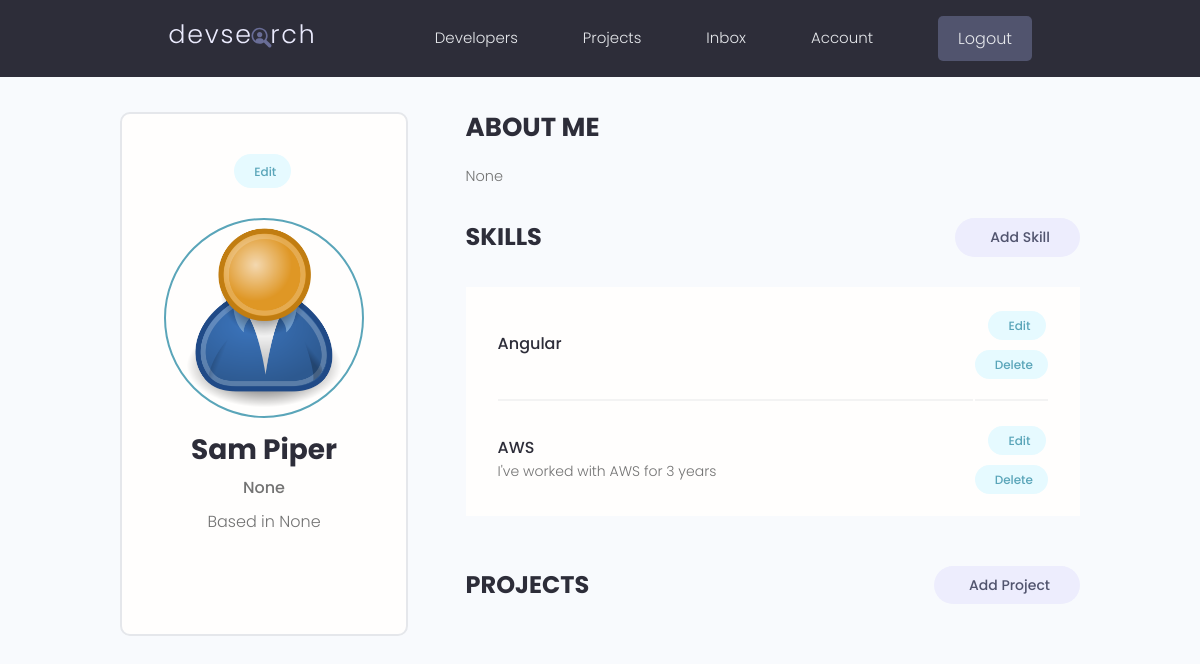
Page /account/ (signed in) on the earlier database version.
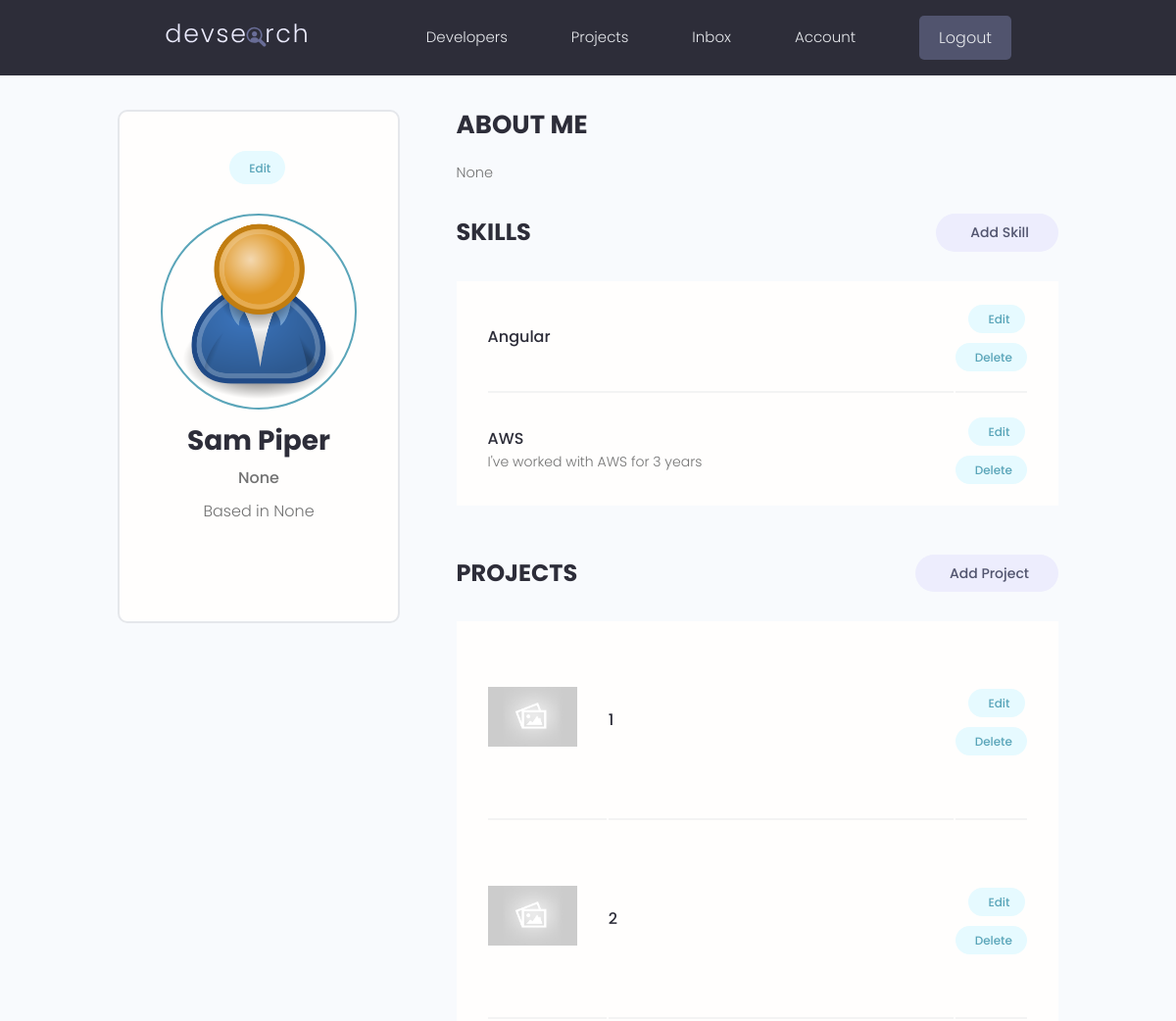
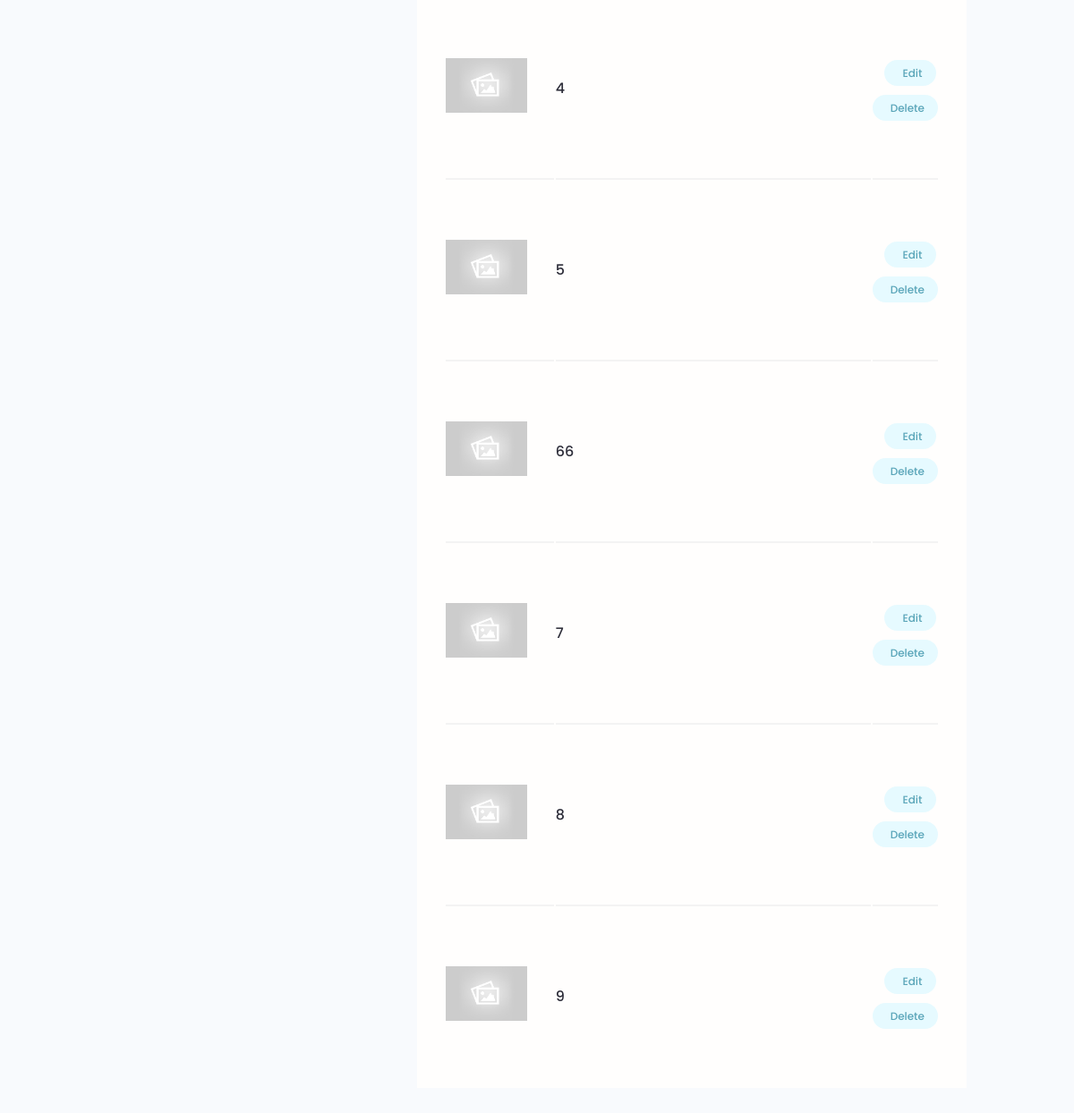
Same page on the later database version (2 pictures, top to bottom).
### users/models.py (models this page shows, shortened)
class Profile(models.Model):
    user = models.OneToOneField(User, on_delete=models.CASCADE, null=True, blank=True)
    name = models.CharField(max_length=200, blank=True, null=True)
    email = models.EmailField(max_length=300, blank=True, null=True)
    username = models.CharField(max_length=200, blank=True, null=True)
    location = models.CharField(max_length=200, blank=True, null=True)
    short_intro = models.CharField(max_length=200, blank=True, null=True)
    bio = models.TextField(blank=True, null=True)
    profile_image = models.ImageField(null=True, blank=True, upload_to= 'profiles/', default='profiles/user-default.png')
    social_github = models.CharField(max_length=200, blank=True, null=True)
    social_twitter = models.CharField(max_length=200, blank=True, null=True)
    social_linkedin = models.CharField(max_length=200, blank=True, null=True)
    social_youtube = models.CharField(max_length=200, blank=True, null=True)
    social_website = models.CharField(max_length=200, blank=True, null=True)
    created = models.DateTimeField(auto_now_add=True)
    id = models.UUIDField(default=uuid.uuid4, unique=True, primary_key=True, editable=False)

class Skill(models.Model):
    owner = models.ForeignKey(Profile, on_delete=models.CASCADE, null=True, blank=True)
    name = models.CharField(max_length=200, blank=True, null=True)
    description = models.TextField(blank=True, null=True)
    created = models.DateTimeField(auto_now_add=True)
    id = models.UUIDField(default=uuid.uuid4, unique=True, primary_key=True, editable=False)

### projects/models.py (models this page shows, shortened)
class Project(models.Model):
    owner = models.ForeignKey(Profile, null=True, blank=True, on_delete=models.SET_NULL)
    title = models.CharField(max_length=200)
    description = models.TextField(null=True, blank=True) # null is for the DB and blank is for the
    featured_image = models.ImageField(null=True, blank=True, default="default.jpg")
    demo_link = models.CharField(max_length=2000, null=True, blank=True)
    source_link = models.CharField(max_length=2000, null=True, blank=True)
    tags = models.ManyToManyField('Tag', blank=True)
    vote_total = models.IntegerField(default=0, null=True, blank=True)
    vote_ratio = models.IntegerField(default=0, null=True, blank=True)
    created = models.DateTimeField(auto_now_add=True)
    id = models.UUIDField(default=uuid.uuid4, unique=True, primary_key=True, editable=False)
    class Meta:
        ordering = ['-vote_ratio', '-vote_total', 'title']

### users/views.py (the view)
# urls.py: path('account/', views.userAccount, name='account'),
@login_required(login_url="login")
def userAccount(request):
    profile = request.user.profile
    projects = profile.project_set.all()
    skills = profile.skill_set.all()
    context = {'profile': profile, 'skills': skills, 'projects': projects }
    return render(request, 'users/account.html', context)

### users/templates/users/account.html (shortened to what this page needs)
{% extends 'main.html' %}
{% block content %}
  <main class="settingsPage profile my-md">
    <div class="container">
      <div class="layout">
        <div class="column column--1of3">
          <div class="card text-center">
            <div class="card__body dev">
              <a class="tag tag--pill tag--main settings__btn" href="{% url 'edit-account' %}"> Edit</a>
              <img class="avatar avatar--xl dev__avatar" src="{{ profile.profile_image.url }}" />
              <h2 class="dev__name">{{ profile.name }}</h2>
              <p class="dev__title">{{ profile.short_intro }}</p>
              <p class="dev__location">Based in {{profile.location}}</p>
            </div>
          </div>
        </div>
        <div class="column column--2of3">
          <div class="devInfo">
            <h3 class="devInfo__title">About Me</h3>
            <p class="devInfo__about">{{ profile.bio }}</p>
          </div>
          <div class="settings">
            <h3 class="settings__title">Skills</h3>
            <a class="tag tag--pill tag--sub settings__btn tag--lg" href="{% url 'create-skill' %}"> Add Skill</a>
          </div>
          <table class="settings__table">
            {% for skill in skills %}
            <tr>
              <td class="settings__tableInfo">
                <h4>{{skill.name}}</h4>
                <p>{{skill.description}}</p>
              </td>
              <td class="settings__tableActions">
                <a class="tag tag--pill tag--main settings__btn" href="{% url 'update-skill' skill.id %}"> Edit</a>
                <a class="tag tag--pill tag--main settings__btn" href="{% url 'delete-skill' skill.id %}?next=/account">
                  Delete</a>
              </td>
            </tr>
            {% endfor %}
          </table>
          <div class="settings">
            <h3 class="settings__title">Projects</h3>
            <a class="tag tag--pill tag--sub settings__btn tag--lg" href="{% url 'create-project' %}"> Add Project</a>
          </div>
          <table class="settings__table">
            {% for project in projects %}
              <tr>
                <td class="settings__thumbnail">
                  <a href="{% url 'project' project.id %}"><img src="{{project.featured_image.url}}" alt="Project Thumbnail" /></a>
                </td>
                <td class="settings__tableInfo">
                  <a href="{% url 'project' project.id %}">{{ project.title }}</a>
                </td>
                <td class="settings__tableActions">
                  <a class="tag tag--pill tag--main settings__btn" href="{% url 'update-project' project.id %}"> Edit</a>
                  <a class="tag tag--pill tag--main settings__btn" href="{% url 'delete-project' project.id%}?next=/account">
                    Delete</a>
                </td>
              </tr>
            {% endfor %}
          </table>
        </div>
      </div>
    </div>
  </main>
  {% endblock %}

### templates/main.html (shortened to what this page needs)
<!DOCTYPE html>
{% load static %}
<html lang="en">
<head>
    <link rel="stylesheet" href="https://cdn.iconmonstr.com/1.3.0/css/iconmonstr-iconic-font.min.css" />
    <link rel="stylesheet" href="{% static 'uikit/styles/uikit.css' %}" />
    <link rel="stylesheet" href="{% static 'styles/app.css' %}" />
</head>
<body>
    {% include 'nav-bar.html' %}
    {% block content %}
    {% endblock content %}
</body>
</html>

### templates/nav-bar.html (shortened to what this page needs)
{% load static %}
  <header class="header">
    <div class="container container--narrow">
      <a href="{% url 'profiles' %}" class="header__logo">
        <img src="{% static 'images/logo.svg' %}" alt="DevSearch Logo" />
      </a>
      <nav class="header__nav">
        <ul class="header__menu">
          <li class="header__menuItem"><a href="{% url 'profiles' %}">Developers</a></li>
          <li class="header__menuItem"><a href="{% url 'projects' %}">Projects</a></li>
          {% if request.user.is_authenticated %}
          <li class="header__menuItem"><a href="{% url 'inbox' %}">Inbox</a></li>
          <li class="header__menuItem"><a href="{% url 'account' %}">Account</a></li>
          <li class="header__menuItem"><a href="{% url 'logout' %}" class="btn btn--sub">Logout</a></li>
          {% else %}
          <li class="header__menuItem"><a href="{% url 'login' %}" class="btn btn--sub">Login/Sign Up</a></li>
          {% endif %}
        </ul>
      </nav>
    </div>
  </header>

### static/styles/app.css (style rules this page uses)
:root { --color-sub: #2d2d39; }
.btn--sub { background-color: var(--color-sub-light); }
.card { border: 2px solid var(--color-light); }
img { width: 100%; }
.header { position: sticky; z-index: 111; background-color: var(--color-sub); padding: 1.5rem 0; }
.header > .container { display: flex; justify-content: space-between; align-items: center; }
.header__logo > img { height: 3.8rem; }
.header__nav > ul { display: inline-flex; align-items: center; list-style: none; gap: 6.5rem; }
.header__menuItem > a { color: var(--color-light); font-weight: 300; }
.profile .card > .dev { padding: 4rem; }
.dev__avatar { display: block; margin: auto; }
.dev__name { color: var(--color-sub); font-size: 2.8rem; font-weight: 700; margin-top: 1rem; margin-bottom: 0.5rem; }
.dev__title { font-size: 1.6rem; font-weight: 500; line-height: 1.3; }
.dev__location { margin-top: 1rem; }
.devInfo { margin-bottom: 3rem; }
.devInfo__title, .devInfo__subtitle { font-size: 2.6rem; color: var(--color-sub); text-transform: uppercase; font-weight: 700; margin-bottom: 1.5rem; }
.devInfo__about, .devSkill__info { font-size: 1.45rem; line-height: 1.7; text-align: justify; }
.settingsPage .dev > .settings__btn { display: inline-block; margin-bottom: 3rem; }
.settings { display: flex; justify-content: space-between; align-items: center; }
.settings__title { font-size: 2.4rem; text-transform: uppercase; font-weight: 700; color: var(--color-sub); }
.settings__table { margin-top: 3rem; margin-bottom: 5rem; padding: 0 3rem; background: var(--color-white); }
.settings__table tr { width: 100%; }
.settings__table tr > td { padding: 2rem 0; }
.settings__table tr:not(:last-child) td { border-bottom: 2px solid var(--color-white-light); }
.settings__thumbnail { width: 23%; min-width: 10rem; }
.settings__thumbnail img { padding-right: 3rem; height: 15rem; object-fit: contain; }
.settings__tableInfo { width: 100%; }
.settings__tableInfo h4, .settings__tableInfo a { padding-right: 1rem; width: auto; font-size: 1.6rem; font-weight: 500; color: var(--color-sub); }
.settings__tableInfo p { font-size: 1.4rem; }
.settings__tableActions { text-align: right; }

### static/uikit/styles/modules/_variables.css (style rules this page uses)
:root { --color-main: #5aa5b9; --color-main-light: #e6faff; --color-sub: #3f4156; --color-sub-light: #51546e; --color-sub-lighter: #ededfd; --color-text: #737373; --color-gray: #8b8b8b; --color-light: #e5e7eb; --color-light-gray: #767676; --color-bg: #f8fafd; --color-white: #fffefd; --color-white-light: #f3f3f3; --color-success: #359e64; --color-success-bg: #def8e8; --color-error: #fc4b0b; --color-error-bg: #fff2ee; --font-base: 'Poppins', arial, helvetica, 'Segoe UI', roboto, ubuntu, sans-serif; --font-monospace: 'Fira Code', 'Courier New', courier, monospace; --font-regular: 300; --font-medium: 500; --font-bold: 700; --generic-shadow: 1px 1px 5px #00000010; --generic-transition: all 0.3s ease-in-out; }

### static/uikit/styles/modules/_base.css (style rules this page uses)
* { margin: 0; padding: 0; box-sizing: border-box; text-rendering: optimizeLegibility; color: inherit; font-size: inherit; }
html { font-size: 50%; }
@media only screen and (min-width: 480px) { html { font-size: 56.25%; } }
@media only screen and (min-width: 1200px) { html { font-size: 62.5%; } }
body { line-height: 1.6; font-weight: 400; font-size: 1.5rem; color: var(--color-text); background-color: var(--color-bg); min-height: 100vh; }

### static/uikit/styles/modules/_typography.css (style rules this page uses)
* { font-family: var(--font-base); }
h2 { font-size: 3.6rem; font-weight: var(--font-bold); }
h3 { font-size: 3.2rem; font-weight: var(--font-medium); }
h4 { font-size: 2.8rem; font-weight: var(--font-medium); }
p, span, strong { font-size: 1.6rem; color: var(--color-text); font-weight: var(--font-regular); }
a { padding-bottom: 2px; text-decoration: none; display: inline-block; color: var(--color-main); font-weight: var(--font-medium); }

### static/uikit/styles/modules/_utilities.css (style rules this page uses)
.container { width: 92%; max-width: 165rem; margin: 0 auto; box-sizing: border-box; }
.container--narrow { width: 92%; max-width: 120rem; }
@media screen and (min-width: 1000px) { .container { width: 90%; } }
@media screen and (min-width: 1000px) { .container--narrow { width: 85%; } }
@media screen and (min-width: 1200px) { .container { width: 80%; } }
@media screen and (min-width: 1200px) { .container--narrow { width: 72%; } }
.text-center { text-align: center; }
.my-md { margin: 3rem auto; }

### static/uikit/styles/modules/_avatar.css (style rules this page uses)
.avatar { border-radius: 50%; border: 2px solid var(--color-main); object-fit: cover; }
.avatar--xl { height: 20rem; width: 20rem; }

Differences in the rows shown:
added Project: featured_image (placeholder picture), title "1"
added Project: featured_image (placeholder picture), title "2"
added Project: featured_image (placeholder picture), title "4"
added Project: featured_image (placeholder picture), title "5"
added Project: featured_image (placeholder picture), title "66"
added Project: featured_image (placeholder picture), title "7"
added Project: featured_image (placeholder picture), title "8"
added Project: featured_image (placeholder picture), title "9"
